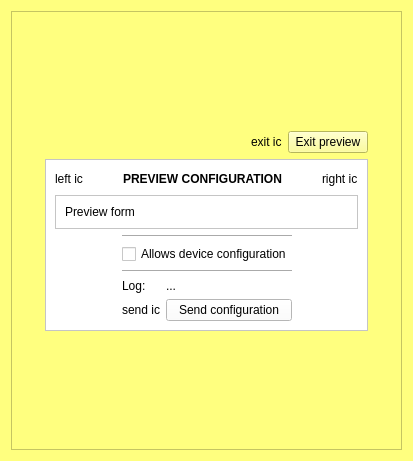
<?xml version="1.0" encoding="UTF-8"?>
<ui version="4.0">
 <class>_b__preview_and_config</class>
 <widget class="QWidget" name="_b__preview_and_config">
  <property name="geometry">
   <rect>
    <x>0</x>
    <y>0</y>
    <width>413</width>
    <height>461</height>
   </rect>
  </property>
  <property name="windowTitle">
   <string>Form</string>
  </property>
  <property name="styleSheet">
   <string notr="true">background-color: rgb(255, 255, 127);</string>
  </property>
  <layout class="QGridLayout" name="gridLayout">
   <item row="0" column="1">
    <widget class="QScrollArea" name="scrollArea">
     <property name="widgetResizable">
      <bool>true</bool>
     </property>
     <widget class="QWidget" name="scrollAreaWidgetContents">
      <property name="geometry">
       <rect>
        <x>0</x>
        <y>0</y>
        <width>393</width>
        <height>441</height>
       </rect>
      </property>
      <layout class="QGridLayout" name="gridLayout_3">
       <item row="0" column="1">
        <spacer name="verticalSpacer">
         <property name="orientation">
          <enum>Qt::Vertical</enum>
         </property>
         <property name="sizeHint" stdset="0">
          <size>
           <width>20</width>
           <height>103</height>
          </size>
         </property>
        </spacer>
       </item>
       <item row="1" column="1">
        <layout class="QHBoxLayout" name="horizontalLayout_3">
         <item>
          <spacer name="horizontalSpacer_7">
           <property name="orientation">
            <enum>Qt::Horizontal</enum>
           </property>
           <property name="sizeHint" stdset="0">
            <size>
             <width>40</width>
             <height>20</height>
            </size>
           </property>
          </spacer>
         </item>
         <item>
          <widget class="QLabel" name="label_ic_exit">
           <property name="text">
            <string>exit ic</string>
           </property>
          </widget>
         </item>
         <item>
          <widget class="QPushButton" name="btn_exit">
           <property name="text">
            <string>Exit preview</string>
           </property>
          </widget>
         </item>
        </layout>
       </item>
       <item row="2" column="0">
        <spacer name="horizontalSpacer_2">
         <property name="orientation">
          <enum>Qt::Horizontal</enum>
         </property>
         <property name="sizeHint" stdset="0">
          <size>
           <width>37</width>
           <height>20</height>
          </size>
         </property>
        </spacer>
       </item>
       <item row="2" column="1">
        <widget class="QFrame" name="frame_main">
         <property name="styleSheet">
          <string notr="true">background-color: rgb(255, 255, 255);</string>
         </property>
         <property name="frameShape">
          <enum>QFrame::StyledPanel</enum>
         </property>
         <property name="frameShadow">
          <enum>QFrame::Raised</enum>
         </property>
         <layout class="QVBoxLayout" name="verticalLayout_2">
          <item>
           <layout class="QHBoxLayout" name="horizontalLayout_2">
            <item>
             <widget class="QLabel" name="label_ic_left_arrow">
              <property name="text">
               <string>left ic</string>
              </property>
             </widget>
            </item>
            <item>
             <spacer name="horizontalSpacer_5">
              <property name="orientation">
               <enum>Qt::Horizontal</enum>
              </property>
              <property name="sizeHint" stdset="0">
               <size>
                <width>40</width>
                <height>20</height>
               </size>
              </property>
             </spacer>
            </item>
            <item>
             <widget class="QLabel" name="label_preview">
              <property name="font">
               <font>
                <bold>true</bold>
               </font>
              </property>
              <property name="text">
               <string>PREVIEW CONFIGURATION</string>
              </property>
             </widget>
            </item>
            <item>
             <spacer name="horizontalSpacer_6">
              <property name="orientation">
               <enum>Qt::Horizontal</enum>
              </property>
              <property name="sizeHint" stdset="0">
               <size>
                <width>40</width>
                <height>20</height>
               </size>
              </property>
             </spacer>
            </item>
            <item>
             <widget class="QLabel" name="label_ic_right_arrow">
              <property name="text">
               <string>right ic</string>
              </property>
             </widget>
            </item>
           </layout>
          </item>
          <item>
           <widget class="QFrame" name="frame_preview">
            <property name="frameShape">
             <enum>QFrame::StyledPanel</enum>
            </property>
            <property name="frameShadow">
             <enum>QFrame::Raised</enum>
            </property>
            <layout class="QGridLayout" name="gridLayout_2">
             <item row="0" column="0">
              <widget class="QLabel" name="label">
               <property name="text">
                <string>Preview form</string>
               </property>
              </widget>
             </item>
            </layout>
           </widget>
          </item>
          <item>
           <layout class="QHBoxLayout" name="horizontalLayout">
            <item>
             <spacer name="horizontalSpacer_4">
              <property name="orientation">
               <enum>Qt::Horizontal</enum>
              </property>
              <property name="sizeHint" stdset="0">
               <size>
                <width>40</width>
                <height>20</height>
               </size>
              </property>
             </spacer>
            </item>
            <item>
             <layout class="QVBoxLayout" name="verticalLayout">
              <item>
               <widget class="Line" name="line">
                <property name="orientation">
                 <enum>Qt::Horizontal</enum>
                </property>
               </widget>
              </item>
              <item>
               <widget class="QCheckBox" name="checkBox_allow">
                <property name="text">
                 <string>Allows device configuration</string>
                </property>
               </widget>
              </item>
              <item>
               <widget class="Line" name="line_2">
                <property name="orientation">
                 <enum>Qt::Horizontal</enum>
                </property>
               </widget>
              </item>
              <item>
               <layout class="QFormLayout" name="formLayout">
                <item row="0" column="1">
                 <widget class="QLabel" name="label_log">
                  <property name="text">
                   <string>...</string>
                  </property>
                 </widget>
                </item>
                <item row="0" column="0">
                 <widget class="QLabel" name="label_6">
                  <property name="text">
                   <string>Log:</string>
                  </property>
                 </widget>
                </item>
                <item row="1" column="1">
                 <widget class="QPushButton" name="btn_send">
                  <property name="text">
                   <string>Send configuration</string>
                  </property>
                 </widget>
                </item>
                <item row="1" column="0">
                 <widget class="QLabel" name="label_ic_send">
                  <property name="text">
                   <string>send ic</string>
                  </property>
                 </widget>
                </item>
               </layout>
              </item>
             </layout>
            </item>
            <item>
             <spacer name="horizontalSpacer_3">
              <property name="orientation">
               <enum>Qt::Horizontal</enum>
              </property>
              <property name="sizeHint" stdset="0">
               <size>
                <width>40</width>
                <height>20</height>
               </size>
              </property>
             </spacer>
            </item>
           </layout>
          </item>
         </layout>
        </widget>
       </item>
       <item row="2" column="2">
        <spacer name="horizontalSpacer">
         <property name="orientation">
          <enum>Qt::Horizontal</enum>
         </property>
         <property name="sizeHint" stdset="0">
          <size>
           <width>37</width>
           <height>20</height>
          </size>
         </property>
        </spacer>
       </item>
       <item row="3" column="1">
        <spacer name="verticalSpacer_2">
         <property name="orientation">
          <enum>Qt::Vertical</enum>
         </property>
         <property name="sizeHint" stdset="0">
          <size>
           <width>20</width>
           <height>102</height>
          </size>
         </property>
        </spacer>
       </item>
      </layout>
     </widget>
    </widget>
   </item>
  </layout>
 </widget>
 <resources/>
 <connections/>
</ui>
